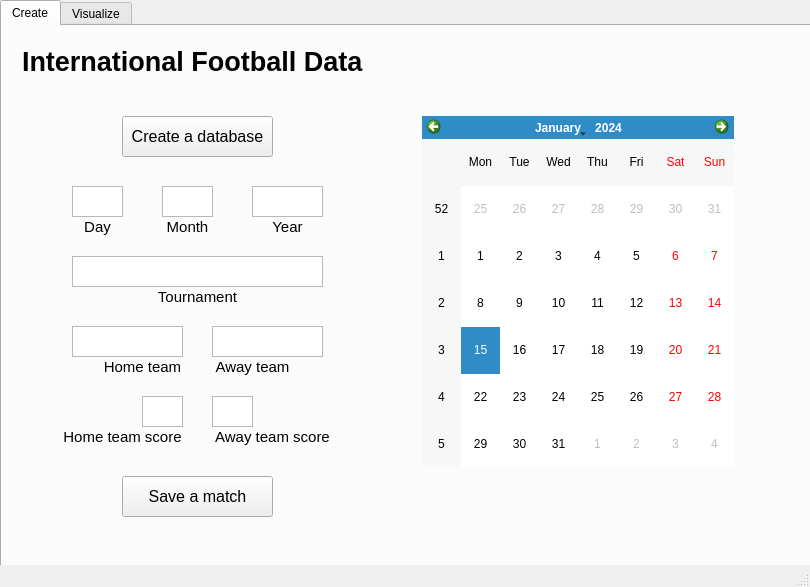
<?xml version="1.0" encoding="UTF-8"?>
<ui version="4.0">
 <class>MainWindow</class>
 <widget class="QMainWindow" name="MainWindow">
  <property name="geometry">
   <rect>
    <x>0</x>
    <y>0</y>
    <width>810</width>
    <height>587</height>
   </rect>
  </property>
  <property name="windowTitle">
   <string>MainWindow</string>
  </property>
  <widget class="QWidget" name="centralwidget">
   <widget class="QTabWidget" name="tab_widget_1">
    <property name="geometry">
     <rect>
      <x>0</x>
      <y>0</y>
      <width>811</width>
      <height>571</height>
     </rect>
    </property>
    <property name="currentIndex">
     <number>0</number>
    </property>
    <widget class="QWidget" name="tab_create">
     <attribute name="title">
      <string>Create</string>
     </attribute>
     <widget class="QPushButton" name="butt_make_db">
      <property name="geometry">
       <rect>
        <x>120</x>
        <y>90</y>
        <width>151</width>
        <height>41</height>
       </rect>
      </property>
      <property name="font">
       <font>
        <pointsize>12</pointsize>
        <italic>false</italic>
       </font>
      </property>
      <property name="text">
       <string>Create a database</string>
      </property>
     </widget>
     <widget class="QPlainTextEdit" name="month_box">
      <property name="geometry">
       <rect>
        <x>160</x>
        <y>160</y>
        <width>51</width>
        <height>31</height>
       </rect>
      </property>
      <property name="font">
       <font>
        <pointsize>11</pointsize>
       </font>
      </property>
      <property name="cursor" stdset="0">
       <cursorShape>IBeamCursor</cursorShape>
      </property>
     </widget>
     <widget class="QPlainTextEdit" name="year_box">
      <property name="geometry">
       <rect>
        <x>250</x>
        <y>160</y>
        <width>71</width>
        <height>31</height>
       </rect>
      </property>
      <property name="font">
       <font>
        <pointsize>11</pointsize>
       </font>
      </property>
      <property name="cursor" stdset="0">
       <cursorShape>IBeamCursor</cursorShape>
      </property>
     </widget>
     <widget class="QPlainTextEdit" name="homeTeam_box">
      <property name="geometry">
       <rect>
        <x>70</x>
        <y>300</y>
        <width>111</width>
        <height>31</height>
       </rect>
      </property>
      <property name="font">
       <font>
        <pointsize>11</pointsize>
       </font>
      </property>
      <property name="cursor" stdset="0">
       <cursorShape>IBeamCursor</cursorShape>
      </property>
     </widget>
     <widget class="QPlainTextEdit" name="awayTeam_box">
      <property name="geometry">
       <rect>
        <x>210</x>
        <y>300</y>
        <width>111</width>
        <height>31</height>
       </rect>
      </property>
      <property name="font">
       <font>
        <pointsize>11</pointsize>
       </font>
      </property>
      <property name="cursor" stdset="0">
       <cursorShape>IBeamCursor</cursorShape>
      </property>
     </widget>
     <widget class="QPlainTextEdit" name="tournament_box">
      <property name="geometry">
       <rect>
        <x>70</x>
        <y>230</y>
        <width>251</width>
        <height>31</height>
       </rect>
      </property>
      <property name="font">
       <font>
        <pointsize>11</pointsize>
       </font>
      </property>
      <property name="cursor" stdset="0">
       <cursorShape>IBeamCursor</cursorShape>
      </property>
     </widget>
     <widget class="QPlainTextEdit" name="homeScore_box">
      <property name="geometry">
       <rect>
        <x>140</x>
        <y>370</y>
        <width>41</width>
        <height>31</height>
       </rect>
      </property>
      <property name="font">
       <font>
        <pointsize>11</pointsize>
       </font>
      </property>
      <property name="cursor" stdset="0">
       <cursorShape>IBeamCursor</cursorShape>
      </property>
     </widget>
     <widget class="QPlainTextEdit" name="awayScore_box">
      <property name="geometry">
       <rect>
        <x>210</x>
        <y>370</y>
        <width>41</width>
        <height>31</height>
       </rect>
      </property>
      <property name="font">
       <font>
        <pointsize>11</pointsize>
       </font>
      </property>
      <property name="cursor" stdset="0">
       <cursorShape>IBeamCursor</cursorShape>
      </property>
     </widget>
     <widget class="QLabel" name="label">
      <property name="geometry">
       <rect>
        <x>20</x>
        <y>20</y>
        <width>371</width>
        <height>31</height>
       </rect>
      </property>
      <property name="font">
       <font>
        <pointsize>20</pointsize>
        <weight>75</weight>
        <bold>true</bold>
       </font>
      </property>
      <property name="text">
       <string>International Football Data</string>
      </property>
     </widget>
     <widget class="QPlainTextEdit" name="day_box">
      <property name="geometry">
       <rect>
        <x>70</x>
        <y>160</y>
        <width>51</width>
        <height>31</height>
       </rect>
      </property>
      <property name="font">
       <font>
        <pointsize>11</pointsize>
       </font>
      </property>
      <property name="cursor" stdset="0">
       <cursorShape>IBeamCursor</cursorShape>
      </property>
     </widget>
     <widget class="QCalendarWidget" name="calendarWidget">
      <property name="geometry">
       <rect>
        <x>420</x>
        <y>90</y>
        <width>312</width>
        <height>351</height>
       </rect>
      </property>
     </widget>
     <widget class="QPushButton" name="butt_save_match">
      <property name="geometry">
       <rect>
        <x>120</x>
        <y>450</y>
        <width>151</width>
        <height>41</height>
       </rect>
      </property>
      <property name="font">
       <font>
        <pointsize>12</pointsize>
       </font>
      </property>
      <property name="text">
       <string>Save a match</string>
      </property>
     </widget>
     <widget class="QLabel" name="label_2">
      <property name="geometry">
       <rect>
        <x>70</x>
        <y>190</y>
        <width>51</width>
        <height>21</height>
       </rect>
      </property>
      <property name="font">
       <font>
        <pointsize>11</pointsize>
       </font>
      </property>
      <property name="text">
       <string>Day</string>
      </property>
      <property name="alignment">
       <set>Qt::AlignCenter</set>
      </property>
     </widget>
     <widget class="QLabel" name="label_3">
      <property name="geometry">
       <rect>
        <x>160</x>
        <y>190</y>
        <width>51</width>
        <height>21</height>
       </rect>
      </property>
      <property name="font">
       <font>
        <pointsize>11</pointsize>
       </font>
      </property>
      <property name="text">
       <string>Month</string>
      </property>
      <property name="alignment">
       <set>Qt::AlignCenter</set>
      </property>
     </widget>
     <widget class="QLabel" name="label_4">
      <property name="geometry">
       <rect>
        <x>250</x>
        <y>190</y>
        <width>71</width>
        <height>21</height>
       </rect>
      </property>
      <property name="font">
       <font>
        <pointsize>11</pointsize>
       </font>
      </property>
      <property name="text">
       <string>Year</string>
      </property>
      <property name="alignment">
       <set>Qt::AlignCenter</set>
      </property>
     </widget>
     <widget class="QLabel" name="label_5">
      <property name="geometry">
       <rect>
        <x>150</x>
        <y>260</y>
        <width>91</width>
        <height>21</height>
       </rect>
      </property>
      <property name="font">
       <font>
        <pointsize>11</pointsize>
       </font>
      </property>
      <property name="text">
       <string>Tournament</string>
      </property>
      <property name="alignment">
       <set>Qt::AlignCenter</set>
      </property>
     </widget>
     <widget class="QLabel" name="label_6">
      <property name="geometry">
       <rect>
        <x>100</x>
        <y>330</y>
        <width>81</width>
        <height>21</height>
       </rect>
      </property>
      <property name="font">
       <font>
        <pointsize>11</pointsize>
       </font>
      </property>
      <property name="text">
       <string>Home team</string>
      </property>
      <property name="alignment">
       <set>Qt::AlignCenter</set>
      </property>
     </widget>
     <widget class="QLabel" name="label_7">
      <property name="geometry">
       <rect>
        <x>210</x>
        <y>330</y>
        <width>81</width>
        <height>21</height>
       </rect>
      </property>
      <property name="font">
       <font>
        <pointsize>11</pointsize>
       </font>
      </property>
      <property name="text">
       <string>Away team</string>
      </property>
      <property name="alignment">
       <set>Qt::AlignCenter</set>
      </property>
     </widget>
     <widget class="QLabel" name="label_8">
      <property name="geometry">
       <rect>
        <x>60</x>
        <y>400</y>
        <width>121</width>
        <height>21</height>
       </rect>
      </property>
      <property name="font">
       <font>
        <pointsize>11</pointsize>
       </font>
      </property>
      <property name="text">
       <string>Home team score</string>
      </property>
      <property name="alignment">
       <set>Qt::AlignCenter</set>
      </property>
     </widget>
     <widget class="QLabel" name="label_9">
      <property name="geometry">
       <rect>
        <x>210</x>
        <y>400</y>
        <width>121</width>
        <height>21</height>
       </rect>
      </property>
      <property name="font">
       <font>
        <pointsize>11</pointsize>
       </font>
      </property>
      <property name="text">
       <string>Away team score</string>
      </property>
      <property name="alignment">
       <set>Qt::AlignCenter</set>
      </property>
     </widget>
     <widget class="QLabel" name="textLabel">
      <property name="geometry">
       <rect>
        <x>420</x>
        <y>460</y>
        <width>311</width>
        <height>31</height>
       </rect>
      </property>
      <property name="font">
       <font>
        <pointsize>12</pointsize>
       </font>
      </property>
      <property name="text">
       <string/>
      </property>
      <property name="alignment">
       <set>Qt::AlignCenter</set>
      </property>
     </widget>
    </widget>
    <widget class="QWidget" name="tab_visualize">
     <attribute name="title">
      <string>Visualize</string>
     </attribute>
     <widget class="QLabel" name="label_11">
      <property name="geometry">
       <rect>
        <x>20</x>
        <y>20</y>
        <width>371</width>
        <height>31</height>
       </rect>
      </property>
      <property name="font">
       <font>
        <pointsize>20</pointsize>
        <weight>75</weight>
        <bold>true</bold>
       </font>
      </property>
      <property name="text">
       <string>International Football Data</string>
      </property>
     </widget>
     <widget class="QPushButton" name="butt_plot_diagram">
      <property name="geometry">
       <rect>
        <x>730</x>
        <y>80</y>
        <width>41</width>
        <height>31</height>
       </rect>
      </property>
      <property name="font">
       <font>
        <pointsize>11</pointsize>
       </font>
      </property>
      <property name="text">
       <string>Plot</string>
      </property>
     </widget>
     <widget class="QPlainTextEdit" name="userInput_box">
      <property name="geometry">
       <rect>
        <x>620</x>
        <y>80</y>
        <width>101</width>
        <height>31</height>
       </rect>
      </property>
      <property name="font">
       <font>
        <pointsize>12</pointsize>
       </font>
      </property>
     </widget>
     <widget class="QComboBox" name="comboBox_parameter1">
      <property name="geometry">
       <rect>
        <x>390</x>
        <y>80</y>
        <width>121</width>
        <height>31</height>
       </rect>
      </property>
      <property name="font">
       <font>
        <pointsize>12</pointsize>
       </font>
      </property>
      <item>
       <property name="text">
        <string># of victories</string>
       </property>
      </item>
      <item>
       <property name="text">
        <string># of defeats</string>
       </property>
      </item>
      <item>
       <property name="text">
        <string>Goals scored</string>
       </property>
      </item>
     </widget>
     <widget class="QTabWidget" name="charts_tab">
      <property name="geometry">
       <rect>
        <x>20</x>
        <y>140</y>
        <width>761</width>
        <height>381</height>
       </rect>
      </property>
      <property name="currentIndex">
       <number>-1</number>
      </property>
     </widget>
     <widget class="QLabel" name="label_10">
      <property name="geometry">
       <rect>
        <x>510</x>
        <y>80</y>
        <width>111</width>
        <height>31</height>
       </rect>
      </property>
      <property name="font">
       <font>
        <pointsize>12</pointsize>
       </font>
      </property>
      <property name="text">
       <string>for country:</string>
      </property>
      <property name="alignment">
       <set>Qt::AlignCenter</set>
      </property>
     </widget>
    </widget>
   </widget>
  </widget>
  <widget class="QMenuBar" name="menubar">
   <property name="geometry">
    <rect>
     <x>0</x>
     <y>0</y>
     <width>810</width>
     <height>21</height>
    </rect>
   </property>
  </widget>
  <widget class="QStatusBar" name="statusbar"/>
 </widget>
 <resources/>
 <connections/>
</ui>
